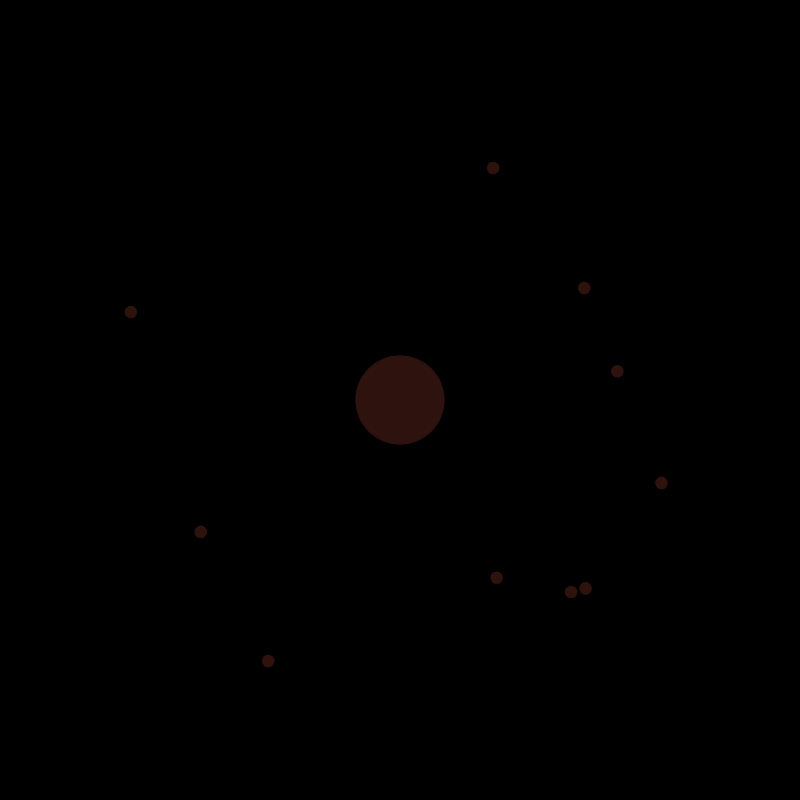
Frame 1 (no input)
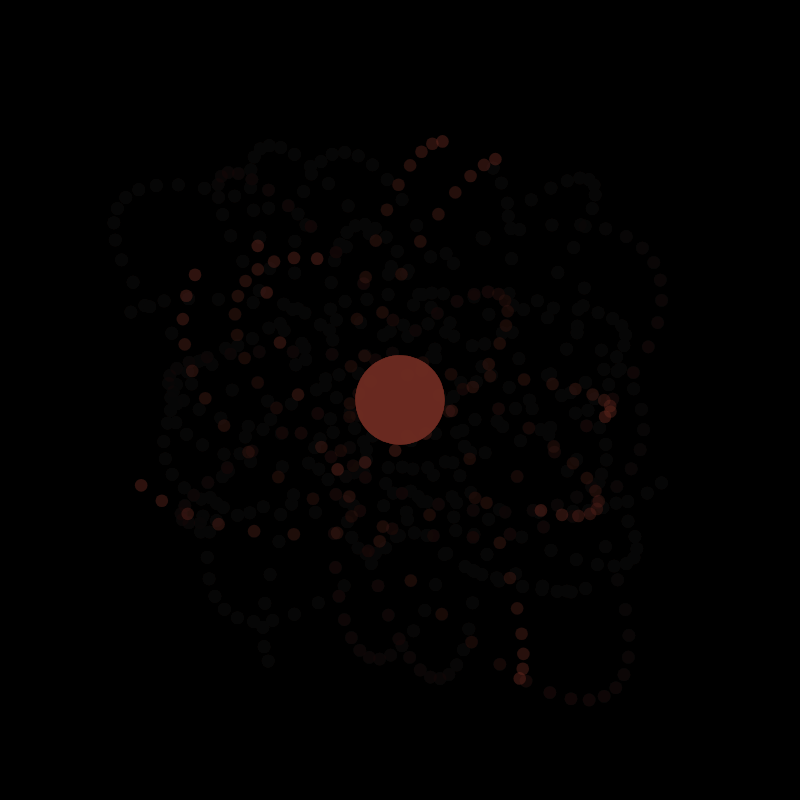
Frame 60 (no input)
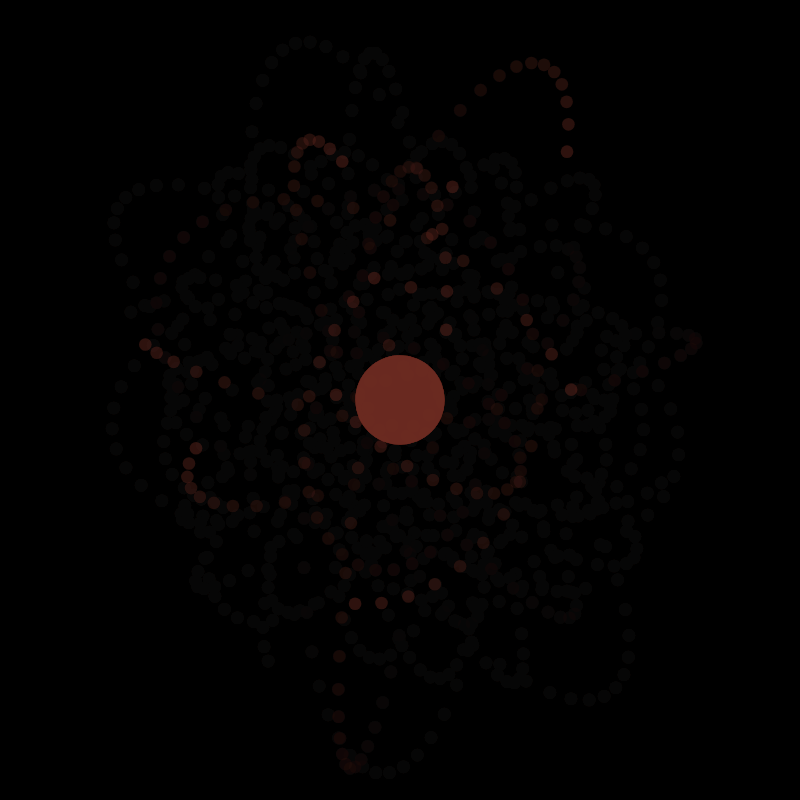
Frame 120 (the mouse pressed at the canvas centre since frame 60)

The p5.js sketch that drew these frames (run headless with seeded random() and noise() and a simulated clock; from frame 60 on, the mouse is pressed at the canvas centre):

// p5.js sketch
// ── sketch.js
let movers = [];
let sun;

function setup() {
  createCanvas(800, 800);
  for (let i = 0; i < 10; i++) {
    let pos = p5.Vector.random2D();
    let vel = pos.copy();
    vel.setMag(random(10, 15));
    pos.setMag(random(200, 300));
    vel.rotate(PI / 2);
    //let m = random(10, 15);
	let m = 10;
    movers[i] = new Mover(pos.x, pos.y, vel.x, vel.y, m);
  }
  sun = new Mover(0, 0, 0, 0, 500);
  // movers[0] = new Mover(300, 200, 0, 5, 10);
  // movers[1] = new Mover(100, 200, 0, -5, 10);
  // movers[2] = new Mover(200, 300, -5, 0, 10);
  // movers[3] = new Mover(200, 100, 5, 0, 10);
  background(0);
}

function draw() {
  background(0, 20);
  translate(width / 2, height / 2);

  for (let mover of movers) {
    sun.attract(mover);
    for (let other of movers) {
      if (mover !== other) {
        mover.attract(other);
        // stroke(255);
        // line(mover.pos.x, mover.pos.y, other.pos.x, other.pos.y);
      }
    }
  }

  for (let mover of movers) {
    mover.update();
    mover.show();
  }
  sun.show();
}


// ── attractor.js
class Attractor {
	constructor(x, y, m) {
		this.pos = createVector(x, y);
		this.mass = m;
		this.r = 10;
	}

	attract(mover) {
		let force = p5.Vector.sub(this.pos, mover.pos);
		let distanceSq = constrain(force.magSq(), 25, 2500);

		let G = 5;

		let strength = G * (this.mass * mover.mass) / distanceSq;

		force.setMag(strength);
		mover.applyForce(force);
	}

	show() {
		noStroke();
		fill(255, 0, 0);
		ellipse(this.pos.x, this.pos.y, this.r*2);
	}
}

// ── mover.js
class Mover {
	constructor(x, y, vx, vy, m) {
		this.pos = createVector(x, y);
		this.vel = createVector(vx, vy);
		this.acc = createVector(0, 0);
		this.mass = m;
		this.r = sqrt(this.mass) * 2;
		fill(random(255), random(255), random(255), 100);
	}


	applyForce(force) {
		let f = p5.Vector.div(force, this.mass);
		this.acc.add(f);
	}

	friction() {
		let diff = height - (this.pos.y + this.r);

		if(diff < 1) {
			let friction = this.vel.copy();
			friction.normalize();
			friction.mult(-1);

			let mu = 0.1;
			let normal = this.mass;

			friction.setMag(mu * normal);
			this.applyForce(friction);
		}
	}

	drag(c) {
		// Direction of drag
		let drag = this.vel.copy();
		drag.normalize();
		drag.mult(-1);
		
		// let surfaceArea = this.width * 0.05;
		let speed = this.vel.magSq();
		drag.setMag(c * speed);
		
		this.applyForce(drag);
	}

	edges() {
		if (this.pos.y >= height - this.r) {
			this.pos.y = height - this.r;
			this.vel.y *= -1;
		}

		if (this.pos.x >= width - this.r) {
			this.pos.x = width - this.r;
			this.vel.x *= -1;
		} else if (this.pos.x <= this.r) {
			this.pos.x = this.r;
			this.vel.x *= -1;
		} else if (this.pos.y <= this.r) {
			this.pos.y = this.r;
			this.vel.y *= -1;
		}
	}

	attract(mover) {
		let force = p5.Vector.sub(this.pos, mover.pos);
		let distanceSq = constrain(force.magSq(), 25, 2500);

		let G = 25;

		let strength = G * (this.mass * mover.mass) / distanceSq;

		force.setMag(strength);
		mover.applyForce(force);
	}

	update() {
		this.vel.add(this.acc);
		this.pos.add(this.vel);
		this.acc.set(0, 0);
	}

	show() {
		noStroke();
		ellipse(this.pos.x, this.pos.y, this.r * 2, this.r * 2);
	}
}
